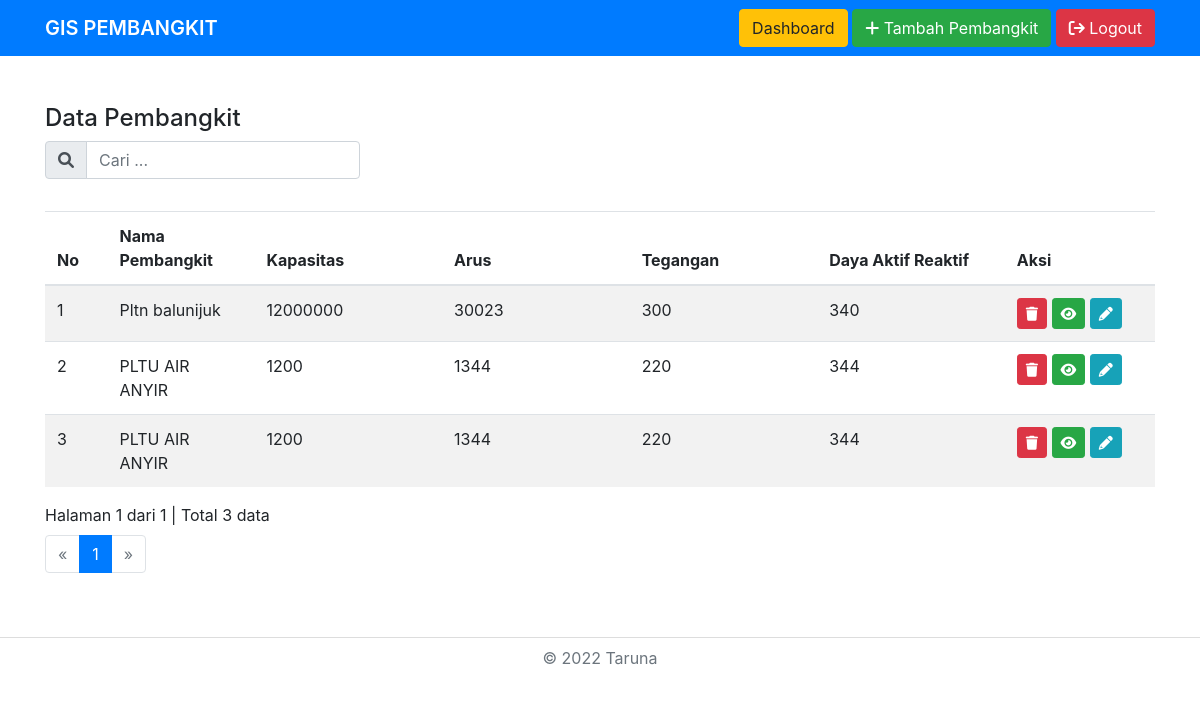
/dashboard.php?url=tampil (signed in), run on an earlier commit of the app's database.
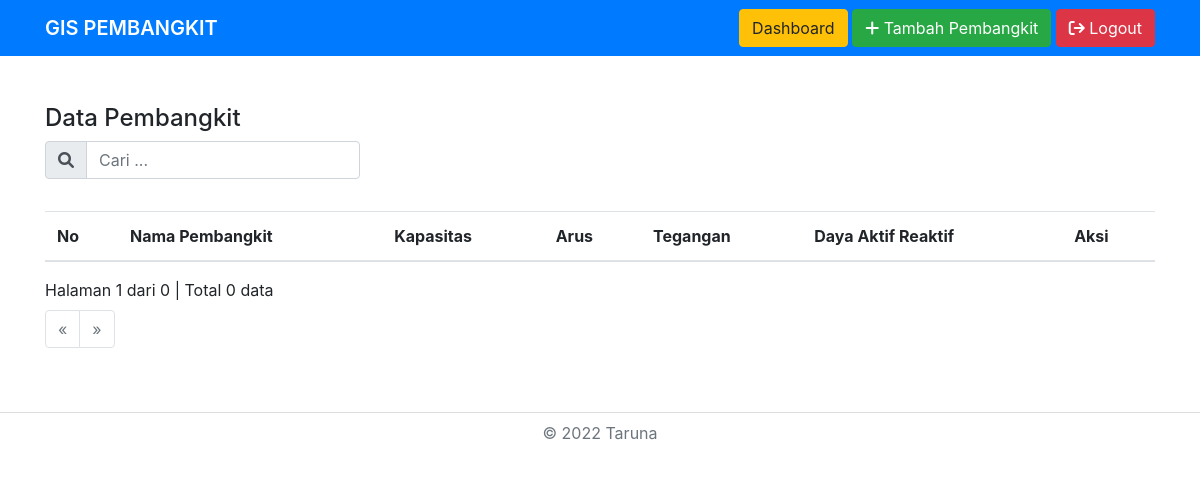
And on a later commit of the database.
### tables this page shows
CREATE TABLE `informasi_pembangkit` (
  `id_pembangkit` int(10) NOT NULL,
  `nama_pembangkit` varchar(100) NOT NULL,
  `longitude` varchar(100) NOT NULL,
  `latitude` varchar(100) NOT NULL,
  `perusahaan` varchar(100) NOT NULL,
  `kapasitas` varchar(100) NOT NULL,
  `arus` varchar(10) NOT NULL,
  `tegangan` varchar(10) NOT NULL,
  `daya_aktif_reaktif` varchar(100) NOT NULL,
  `gambar` text DEFAULT NULL
);

### admin/tampil-list.php (the view, shortened to what this page needs)
<?php
   if (isset($_POST['cari'])) {
       $cari = $_POST['cari'];
   } else {
       $cari = "";
   }
   ?>
<div class="row">
    <div class="col-md-12">
        <div class="mb-3 mt-5">
            <h4>Data Pembangkit</h4>
            <div class="row">
                <div class="col">
                    <form class="form-inline" method="post" action="dashboard.php?url=tampil">
                        <div class="form-group">
                            <div class="input-group mb-3">
                                <div class="input-group-prepend">
                                    <span class="input-group-text" id="basic-addon1">
                                        <i class="fa fa-search"></i>
                                    </span>
                                </div>
                                <input type="text" class="form-control" name="cari" placeholder="Cari ..." autocomplete="off" value="<?php echo $cari; ?>">
                            </div>
                        </div>
                    </form>
                </div>
            </div>
        </div>
        <div class="panel panel-default">
            <div class="panel-body">
                <div class="table-responsive">
                    <table class="table table-striped table-hover mb-3">
                        <thead>
                            <tr>
                                <th>No</th>
                                <th>Nama Pembangkit</th>
                                <th>Kapasitas</th>
                                <th>Arus</th>
                                <th>Tegangan</th>
                                <th>Daya Aktif Reaktif</th>
                                <th>Aksi</th>
                            </tr>
                        </thead>
                        <tbody>
                            <?php
                               $batas = 5;
                               if (isset($cari)) {
                                   $jumlah_record = mysqli_query($db, "SELECT * FROM informasi_pembangkit WHERE nama_pembangkit LIKE '%$cari%'")
                                       or die('Ada kesalahan pada query jumlah_record: ' . mysqli_error($db));
                               } else {
                                   $jumlah_record = mysqli_query($db, "SELECT * FROM informasi_pembangkit ORDER BY id_pembangkit DESC")
                                       or die('Ada kesalahan pada query jumlah_record: ' . mysqli_error($db));
                               }
                               $jumlah  = mysqli_num_rows($jumlah_record);
                               $halaman = ceil($jumlah / $batas);
                               $page    = (isset($_GET['hal'])) ? (int)$_GET['hal'] : 1;
                               $mulai   = ($page - 1) * $batas;
                               $no = 1;
                               if (isset($cari)) {
                                   $query = mysqli_query($db, "SELECT * FROM informasi_pembangkit
                                           WHERE nama_pembangkit LIKE '%$cari%'
                                           ORDER BY id_pembangkit DESC LIMIT $mulai, $batas")
                                       or die('Ada kesalahan pada query pembangkit: ' . mysqli_error($db));
                               } else {
                                   $query = mysqli_query($db, "SELECT * FROM informasi_pembangkit
                                           ORDER BY id_pembangkit DESC LIMIT $mulai, $batas")
                                       or die('Ada kesalahan pada query pembangkit: ' . mysqli_error($db));
                               }
                               while ($data = mysqli_fetch_assoc($query)) {
                                   echo "  <tr>
                     <td width='50' class='center'>$no</td>
                     <td width='60'>$data[nama_pembangkit]</td>
                     <td width='150'>$data[kapasitas]</td>
                     <td width='150'>$data[arus]</td>
                     <td width='150'>$data[tegangan]</td>
                     <td width='150'>$data[daya_aktif_reaktif]</td>
                     <td width='120'>
                       <div class=''>";
                               ?>
                                <a data-toggle="tooltip" data-placement="top" title="Hapus" class="btn btn-danger btn-sm" href="admin/proses-hapus.php?id=<?php echo $data['id_pembangkit']; ?>" onclick="return confirm('Anda yakin ingin menghapus user <?php echo $data['nama_pembangkit']; ?>?');">
                                    <i class="fa fa-trash"></i>
                                </a>
                                <a class="btn btn-success btn-sm" href="dashboard.php?url=detail&id=<?php echo $data['id_pembangkit']; ?>"><i class="fa fa-eye"></i></a>
                                <a class="btn btn-info btn-sm" href="dashboard.php?url=edit&id=<?php echo $data['id_pembangkit']; ?>"><i class="fa fa-pencil"></i></a>
                            <?php
                                   echo "
                       </div>
                     </td>
                   </tr>";
                                   $no++;
                               }
                               ?>
                        </tbody>
                    </table>
                    <?php
                       if (empty($_GET['hal'])) {
                           $halaman_aktif = '1';
                       } else {
                           $halaman_aktif = $_GET['hal'];
                       }
                       ?>
                    <a>
                        Halaman <?php echo $halaman_aktif; ?> dari <?php echo $halaman; ?> |
                        Total <?php echo $jumlah; ?> data
                    </a>
                    <nav>
                        <ul class="pagination mt-2">
                            <?php
                               if ($halaman_aktif <= '1') { ?>
                                <li class="page-item disabled">
                                    <a href="" aria-label="Previous" class="page-link">
                                        <span aria-hidden="true">&laquo;</span>
                                    </a>
                                </li>
                            <?php
                               }
                               ?>
                            <?php
                               for ($x = 1; $x <= $halaman; $x++) { ?>
                                <li class="page-item <?php echo $x == $halaman_aktif ? 'active' : ''; ?>">
                                    <a class="page-link" href="?hal=<?php echo $x ?>"><?php echo $x ?></a>
                                </li>
                            <?php
                               }
                               ?>
                            <?php
                               if ($halaman_aktif >= $halaman) { ?>
                                <li class="page-item disabled">
                                    <a class="page-link" href="" aria-label="Next">
                                        <span aria-hidden="true">&raquo;</span>
                                    </a>
                                </li>
                            <?php
                               }
                               ?>
                        </ul>
                    </nav>
                </div>
            </div>
        </div>
    </div>
</div>

### dashboard.php (shortened to what this page needs)
<?php
require_once "config/database.php";
?>
<!DOCTYPE html>
<html lang="en">
<head>
  <link rel="stylesheet" href="assets/css/bootstrap.min.css" />
  <link href="assets/css/fontawesome/css/all.min.css" rel="stylesheet" />
  <link href="assets/sweetalert/sweetalert2.min.css" rel="stylesheet" />
  <link rel="stylesheet" href="https://unpkg.com/leaflet@1.8.0/dist/leaflet.css" />
</head>
<body>
  <nav class="navbar navbar-dark bg-primary">
    <div class="container">
      <span class="navbar-brand mb-0 h1">
        <a href="index.php" style="color: #fff;font-weight:600">
          GIS PEMBANGKIT
        </a>
      </span>
      <div class="row">
        <div class="col">
          <a href="dashboard.php?url=tampil" class="btn btn-warning">Dashboard</a>
          <a href="dashboard.php?url=tambah" class="btn btn-success"> <i class="fa fa-plus"></i> Tambah Pembangkit</a>
          <a href="logout.php" class="btn btn-danger"> <i class="fa fa-sign-out"></i> Logout</a>
        </div>
      </div>
    </div>
  </nav>
  <div class="container">
    <?php
    if (isset($_GET['url'])) {
      $url = $_GET['url'];
      if ($url == 'tampil') {
        include "admin/tampil-list.php";
      } elseif ($url == 'detail') {
        include "admin/lihat-data-pembangkit.php";
      } elseif ($url == 'tambah') {
        include "admin/tambah-data.php";
      } elseif ($url == 'edit') {
        include "admin/edit-data.php";
      }
    } else {
      header('location: dashboard.php?url=tampil');
    }
    ?>
  </div>
  <footer class="footer p-2 mt-5" style="border-top: 1px solid #ddd;">
    <div class="container">
      <p class="text-muted text-center">&copy; 2022 Taruna</p>
    </div>
  </footer>
</body>
</html>

What changed in the data, as far as the page shows it:
removed informasi_pembangkit: nama_pembangkit "Pltn balunijuk", kapasitas "12000000", arus "30023", tegangan "300", daya_aktif_reaktif "340"
removed informasi_pembangkit: nama_pembangkit "PLTU AIR ANYIR", kapasitas "1200", arus "1344", tegangan "220", daya_aktif_reaktif "344"
removed informasi_pembangkit: nama_pembangkit "PLTU AIR ANYIR", kapasitas "1200", arus "1344", tegangan "220", daya_aktif_reaktif "344"
Also different on the page:
$halaman: "1" → "0"
$jumlah: "3" → "0"
list line gone: "1"
